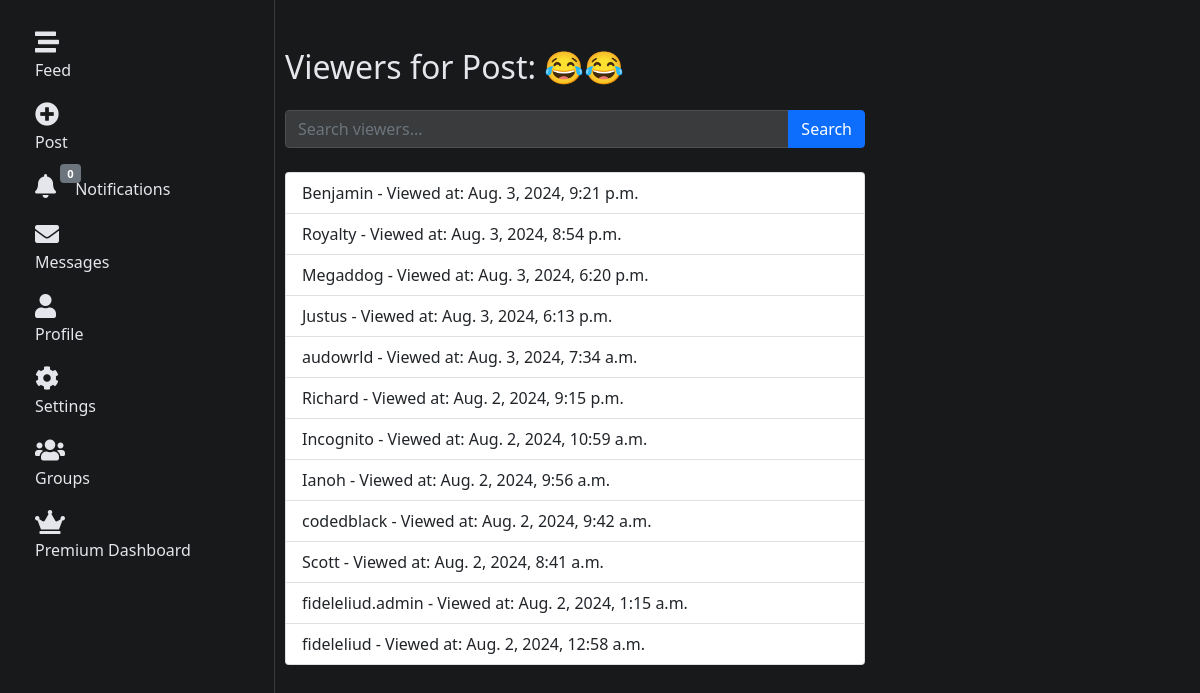
The app's page /post/12/viewers/ (signed in) with its own data.
### social/models.py (models this page shows, shortened)
class Post(models.Model):
    user = models.ForeignKey(User, on_delete=models.CASCADE)
    content = models.TextField(max_length=150)
    image = models.ImageField(upload_to="post_images/", blank=True, null=True)
    video = models.FileField(upload_to="post_videos/", blank=True, null=True)
    created_at = models.DateTimeField(auto_now_add=True)
    n_views = models.PositiveIntegerField(default=0)
    likes = models.ManyToManyField(User, related_name="liked_posts", blank=True)
    is_boosted = models.BooleanField(default=False)
    boost_expires_at = models.DateTimeField(null=True, blank=True)

class PostView(models.Model):
    post = models.ForeignKey(Post, related_name="views", on_delete=models.CASCADE)
    user = models.ForeignKey(User, on_delete=models.CASCADE)
    viewed_at = models.DateTimeField(auto_now_add=True)
    class Meta:
        unique_together = ("post", "user")

### users/models.py (models this page shows, shortened)
class User(AbstractUser):
    nickname = models.CharField(max_length=50, blank=True)
    course = models.CharField(max_length=100, blank=True)  # Make this optional
    year = models.IntegerField(null=True, blank=True)  # Make this optional
    profile_picture = models.ImageField(upload_to="profile_pics/", blank=True)
    bio = models.TextField(blank=True)
    followers = models.ManyToManyField(
        "self", symmetrical=False, related_name="following"
    )
    is_verified = models.BooleanField(default=False)
    is_premium = models.BooleanField(default=False)
    premium_expiry = models.DateTimeField(null=True, blank=True)
    privacy_dms = models.BooleanField(default=False)
    privacy_posts = models.BooleanField(default=False)
    THEME_CHOICES = [
        ("light", "Light"),
        ("dark", "Dark"),
        ("system", "System"),
    ]
    theme_preference = models.CharField(
        max_length=10, choices=THEME_CHOICES, default="system"
    )

### social/views.py (the view)
# urls.py: path("post/<int:post_id>/viewers/", views.post_viewers, name="post_viewers"),
@login_required
@user_passes_test(is_premium)
def post_viewers(request, post_id):
    post = get_object_or_404(Post, id=post_id, user=request.user)
    viewers = post.views.select_related("user").order_by("-viewed_at")
    query = request.GET.get("query", "")
    if query:
        viewers = viewers.filter(user__username__icontains=query)
    context = {
        "post": post,
        "viewers": viewers,
        "query": query,
    }
    return render(request, "social/post_viewers.html", context)

### notifications/context_processors.py (called while the page is built)
def notification_count(request):
    if request.user.is_authenticated:
        count = request.user.notifications.filter(is_read=False).count()
        return {"unread_notification_count": count}
    return {"unread_notification_count": 0}

### social/views.py (called while the page is built)
def is_premium(user):
    return (
        user.is_premium
        and user.premium_expiry is not None
        and user.premium_expiry > timezone.now()
    )

### users/context_processors.py (called while the page is built)
def premium_status(request):
    if request.user.is_authenticated:
        is_premium = (
            request.user.is_premium
            and request.user.premium_expiry is not None
            and request.user.premium_expiry > timezone.now()
        )
        days_left = (
            (request.user.premium_expiry - timezone.now()).days if is_premium else 0
        )
        return {"is_premium": is_premium, "premium_days_left": days_left}
    return {"is_premium": False, "premium_days_left": 0}

### social/templates/social/post_viewers.html
{% extends 'base.html' %}
{% block content %}
<div class="container mt-5">
    <h2 class="mb-4">Viewers for Post: {{ post.content|truncatewords:10 }}</h2>
    <form method="get" class="mb-4">
        <div class="input-group">
            <input type="text" name="query" value="{{ query }}" class="form-control" placeholder="Search viewers...">
            <button type="submit" class="btn btn-primary">Search</button>
        </div>
    </form>
    <ul class="list-group">
        {% for view in viewers %}
        <li class="list-group-item">
            {{ view.user.username }} - Viewed at: {{ view.viewed_at }}
        </li>
        {% empty %}
        <li class="list-group-item">No viewers found.</li>
        {% endfor %}
    </ul>
</div>
{% endblock %}

### templates/base.html (style rules this page uses)
body { padding-bottom: 60px; }
:root { --bg-color: #f0f2f5; --text-color: #1c1e21; --navbar-bg: #ffffff; --navbar-color: #1c1e21; --card-bg: #ffffff; --card-border: #dddfe2; --input-bg: #f0f2f5; --input-color: #1c1e21; --input-border: #ccd0d5; --btn-close-filter: none; }
.dark-theme { --bg-color: #18191a; --text-color: #e4e6eb; --navbar-bg: #242526; --navbar-color: #e4e6eb; --card-bg: #242526; --card-border: #3a3b3c; --input-bg: #3a3b3c; --input-color: #e4e6eb; --input-border: #4e4f50; --btn-close-filter: invert(1); }
body { background-color: var(--bg-color); color: var(--text-color); }
.form-control { background-color: var(--input-bg); color: var(--input-color); border-color: var(--input-border); }
.container { position: relative; z-index: 1; }
@media (min-width: 576px) { .container { padding-left: 10px; padding-right: 10px; } }

### records on screen
Post: content "😂😂"
PostView: user.username "Benjamin", viewed_at "Aug. 3, 2024, 9:21 p.m."
PostView: user.username "Royalty", viewed_at "Aug. 3, 2024, 8:54 p.m."
PostView: user.username "Megaddog", viewed_at "Aug. 3, 2024, 6:20 p.m."
PostView: user.username "Justus", viewed_at "Aug. 3, 2024, 6:13 p.m."
PostView: user.username "audowrld", viewed_at "Aug. 3, 2024, 7:34 a.m."
PostView: user.username "Richard", viewed_at "Aug. 2, 2024, 9:15 p.m."
PostView: user.username "Incognito", viewed_at "Aug. 2, 2024, 10:59 a.m."
PostView: user.username "Ianoh", viewed_at "Aug. 2, 2024, 9:56 a.m."
PostView: user.username "codedblack", viewed_at "Aug. 2, 2024, 9:42 a.m."
PostView: user.username "Scott", viewed_at "Aug. 2, 2024, 8:41 a.m."
PostView: user.username "fideleliud.admin", viewed_at "Aug. 2, 2024, 1:15 a.m."
PostView: user.username "fideleliud", viewed_at "Aug. 2, 2024, 12:58 a.m."

### other values on screen
{{ unread_notification_count }} "0"
